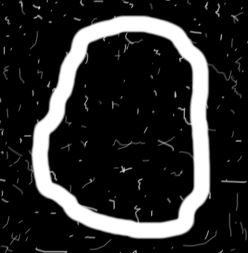
#> input picture OpenCV/Code/5_Counter/picture_4.jpg, 248 x 253 px
$ python 'polygon fitting.py'
#> lines starting #> are read from the running program, lines starting #| are printed output that depends on the picture; after the words box and inside, x2 and y2 are one past the last pixel; in counts of white or black regions, pixels touching at a corner belong together
import cv2
import numpy as np

img = cv2.imread('picture_4.jpg')
#> img is the input picture: shape (253, 248, 3); min 0, max 255, mean 43.9
gray = cv2.cvtColor(img, cv2.COLOR_BGR2GRAY)
gray = cv2.boxFilter(gray, -1, (5, 5))
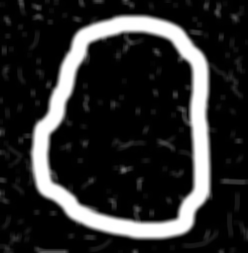
#> gray: shape (253, 248); min 0, max 255, mean 43.9

ret, binary = cv2.threshold(
    gray, 205, 255, cv2.THRESH_BINARY + cv2.THRESH_OTSU)
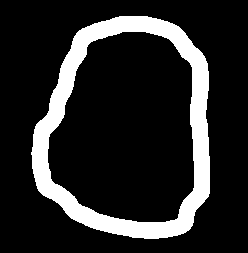
#> binary: shape (253, 248); 16% white; 1 white region
#> ret = 119

counter, hierarchy = cv2.findContours(
    binary, cv2.RETR_TREE, cv2.CHAIN_APPROX_SIMPLE)
#> counter = 2 contours; box (x1, y1, x2, y2) and area: (31, 16, 210, 239) 31850, (47, 31, 195, 223) 22384

epsilon = 0.001 * cv2.arcLength(counter[0], True)
#> epsilon = 0.695
n = len(counter)
#> n = 2
approx_counter = []

for i in range(n):
    approx = cv2.approxPolyDP(counter[i], epsilon, True)
    approx_counter.append(approx)
#> after the loop, approx_counter = 2 contours; box (x1, y1, x2, y2) and area: (31, 16, 210, 239) 31840, (47, 31, 195, 223) 22370

cv2.drawContours(img, approx_counter, -1, (0, 255, 0), 2)
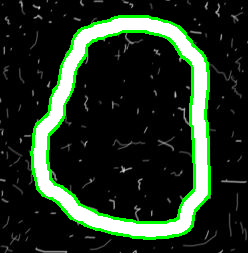
#> img: shape (253, 248, 3); 5.92% of pixels changed, all inside (x1, y1, x2, y2) = (30, 15, 211, 240)

while True:
    cv2.imshow('res', img)
    key = cv2.waitKey(1)
#> (key Esc is pressed here)
    if key == 27:
        break

cv2.destroyAllWindows()

$ run again, with OpenCV/Code/5_Counter/picture_1.jpg copied over OpenCV/Code/5_Counter/picture_4.jpg
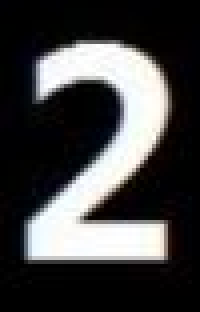
#> input picture OpenCV/Code/5_Counter/picture_1.jpg, 50 x 78 px (shown 4 times larger)
#> img is the input picture: shape (78, 50, 3); mean B, G, R 67.6, 67.2, 67.5
#> `ret, binary = cv2.threshold( gray, 205, 255, cv2.THRESH_BINARY + cv2.T..`:
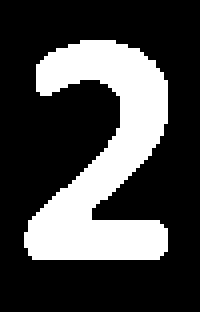
#> binary: shape (78, 50) (shown 4 times larger); 27.6% white; 1 white region
#> ret = 111
#> counter = 1 contour; box (x1, y1, x2, y2) and area: (6, 10, 42, 65) 980
#> epsilon = 0.224
#> n = 1
#> after the loop `for i in range(n):`: approx_counter has the same summary as counter
#> `cv2.drawContours(img, approx_counter, -1, (0, 255, 0), 2)`:
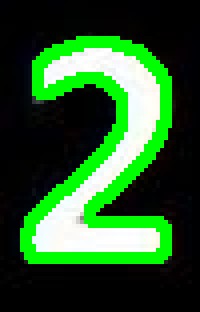
#> img: shape (78, 50, 3) (shown 4 times larger); 18.59% of pixels changed, all inside (x1, y1, x2, y2) = (5, 9, 43, 66)

$ run again, with OpenCV/Code/5_Counter/picture_2.jpg copied over OpenCV/Code/5_Counter/picture_4.jpg
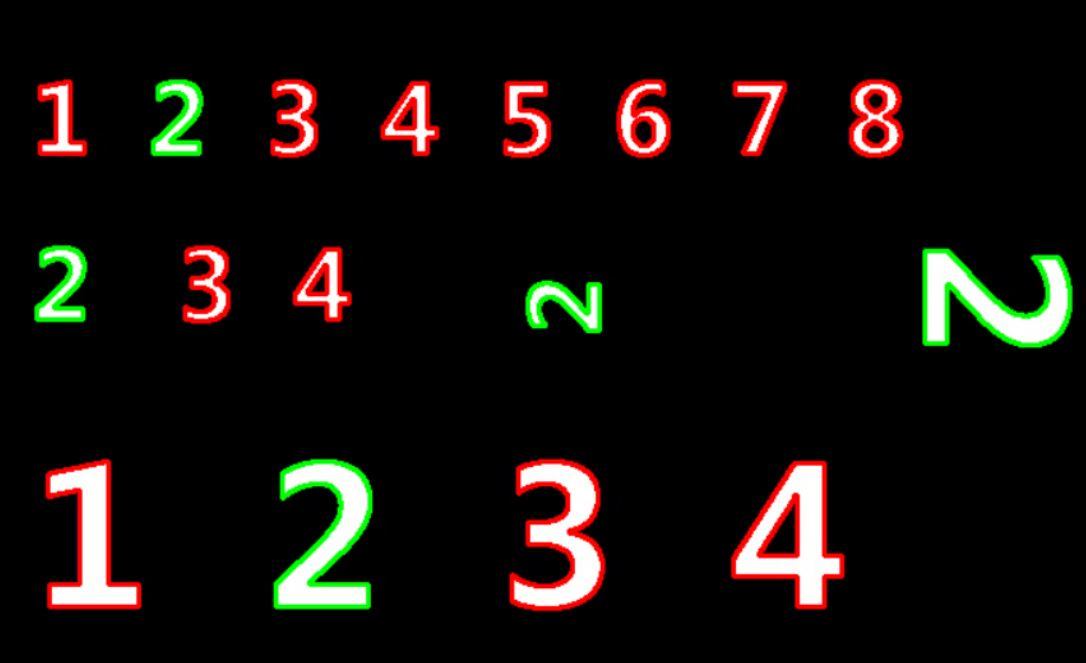
#> input picture OpenCV/Code/5_Counter/picture_2.jpg, 1086 x 663 px
#> img is the input picture: shape (663, 1086, 3); mean B, G, R 13.7, 17.4, 21.5
#> `ret, binary = cv2.threshold( gray, 205, 255, cv2.THRESH_BINARY + cv2.T..`:
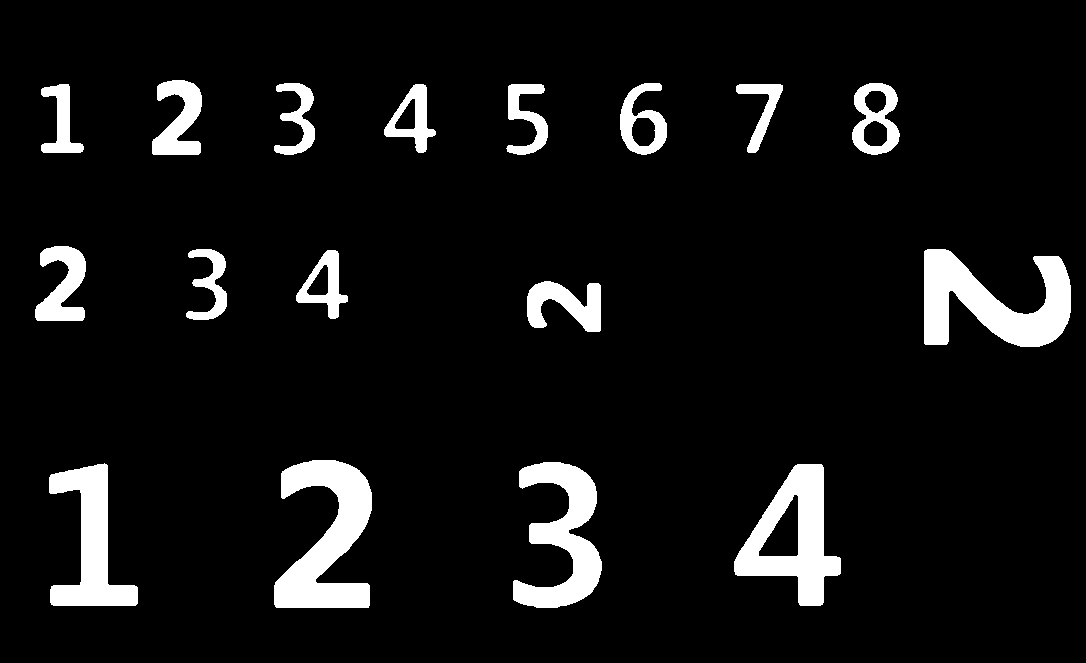
#> binary: shape (663, 1086); 7.5% white; 17 white regions
#> ret = 104
#> counter = 23 contours; largest, box (x1, y1, x2, y2) and area: (734, 464, 841, 606) 7996, (274, 460, 372, 608) 7720, (924, 249, 1071, 347) 7718, (513, 462, 602, 608) 6068, (49, 463, 138, 606) 5474
#> epsilon = 0.448
#> n = 23
#> after the loop `for i in range(n):`: approx_counter = 23 contours; largest, box (x1, y1, x2, y2) and area: (734, 464, 841, 606) 7998, (274, 460, 372, 608) 7724, (924, 249, 1071, 347) 7718, (513, 462, 602, 608) 6068, (49, 463, 138, 606) 5476
#> `cv2.drawContours(img, approx_counter, -1, (0, 255, 0), 2)`:
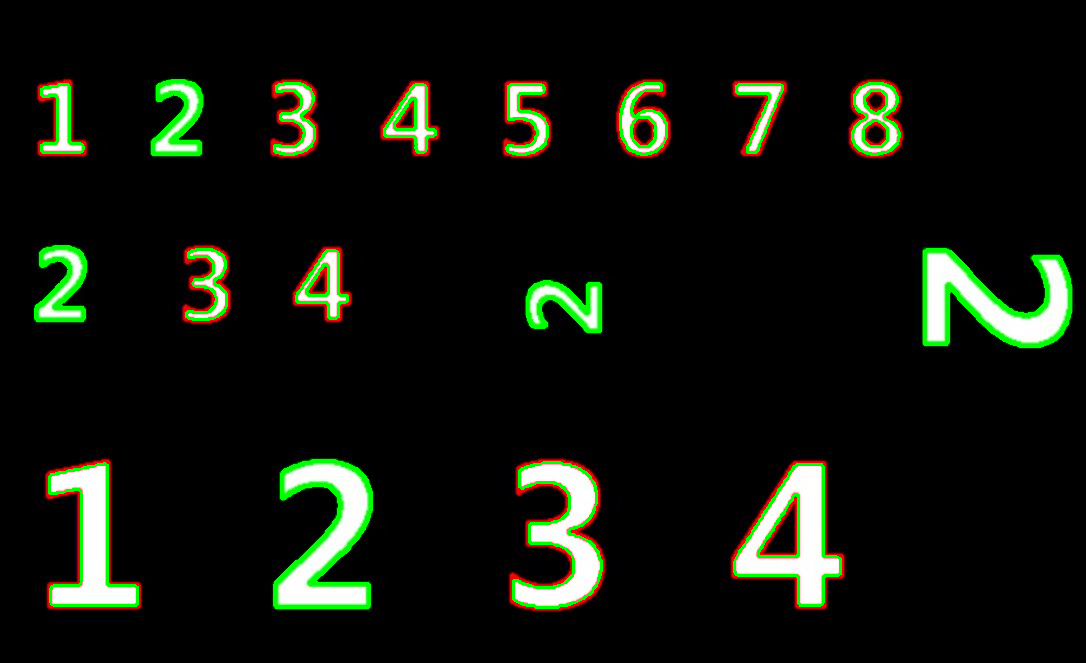
#> img: shape (663, 1086, 3); 2.76% of pixels changed, all inside (x1, y1, x2, y2) = (34, 79, 1072, 609)

$ run again, with OpenCV/Code/5_Counter/picture_3.jpg copied over OpenCV/Code/5_Counter/picture_4.jpg
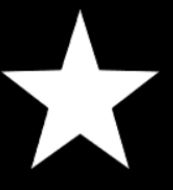
#> input picture OpenCV/Code/5_Counter/picture_3.jpg, 173 x 190 px
#> img is the input picture: shape (190, 173, 3); min 0, max 255, mean 65.9
#> `ret, binary = cv2.threshold( gray, 205, 255, cv2.THRESH_BINARY + cv2.T..`:
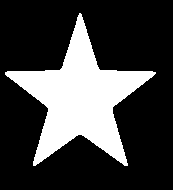
#> binary: shape (190, 173); 25.9% white; 1 white region
#> ret = 123
#> counter = 1 contour; box (x1, y1, x2, y2) and area: (5, 13, 156, 166) 8263
#> epsilon = 0.606
#> n = 1
#> after the loop `for i in range(n):`: approx_counter = 1 contour; box (x1, y1, x2, y2) and area: (5, 13, 156, 166) 8266
#> `cv2.drawContours(img, approx_counter, -1, (0, 255, 0), 2)`:
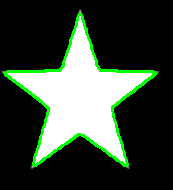
#> img: shape (190, 173, 3); 5.26% of pixels changed, all inside (x1, y1, x2, y2) = (4, 12, 157, 167)
